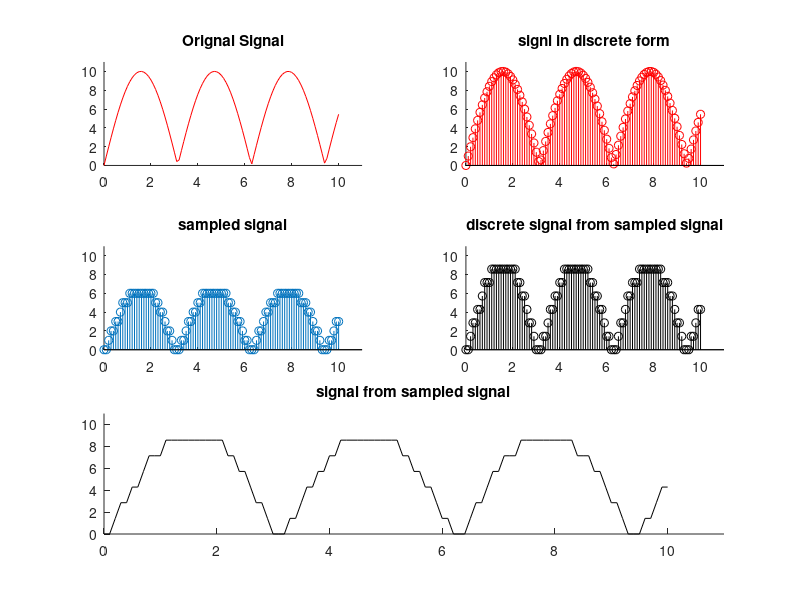

Recreate this plot in MATLAB.

t=0:0.1:10; 
y=abs(10*sin(t));

u=10; 
n=3; 
q=u/(2^n-1); 
a=fix(y/q);

yd=dec2bin(a,n);


yq=a*q;

subplot(3,2,1)
hold on
title ('Orignal Signal')
axis([0 11 0 11])
plot(t,y,'r')

subplot(3,2,2)
hold on
title('signl in discrete form')
axis([0 11 0 11])
stem(t,y,'r')

subplot(3,2,3)
hold on
title('sampled signal')
axis([0 11 0 11])
stem(t,a)

subplot(3,2,4)
hold on
title('discrete signal from sampled signal')
axis([0 11 0 11])
stem(t,yq,'black')

subplot(3,2,5:6)
hold on
title('signal from sampled signal')
axis([0 11 0 11])
plot(t,yq,'black')

hold off